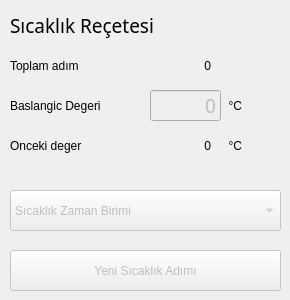
          <widget class="QWidget" name="page_0">
           <widget class="QPushButton" name="bNewTStep">
            <property name="enabled">
             <bool>false</bool>
            </property>
            <property name="geometry">
             <rect>
              <x>10</x>
              <y>250</y>
              <width>271</width>
              <height>41</height>
             </rect>
            </property>
            <property name="text">
             <string>Yeni Sıcaklık Adımı</string>
            </property>
           </widget>
           <widget class="QLabel" name="label_28">
            <property name="geometry">
             <rect>
              <x>10</x>
              <y>10</y>
              <width>211</width>
              <height>31</height>
             </rect>
            </property>
            <property name="font">
             <font>
              <family>Gill Sans MT</family>
              <pointsize>14</pointsize>
              <weight>9</weight>
              <italic>false</italic>
              <bold>false</bold>
             </font>
            </property>
            <property name="styleSheet">
             <string notr="true"/>
            </property>
            <property name="text">
             <string>Sıcaklık Reçetesi</string>
            </property>
           </widget>
           <widget class="QLabel" name="label_10">
            <property name="geometry">
             <rect>
              <x>10</x>
              <y>50</y>
              <width>151</width>
              <height>31</height>
             </rect>
            </property>
            <property name="text">
             <string>Toplam adım</string>
            </property>
           </widget>
           <widget class="QLabel" name="laTTotalStep">
            <property name="geometry">
             <rect>
              <x>170</x>
              <y>50</y>
              <width>41</width>
              <height>31</height>
             </rect>
            </property>
            <property name="text">
             <string>0</string>
            </property>
            <property name="alignment">
             <set>Qt::AlignRight|Qt::AlignTrailing|Qt::AlignVCenter</set>
            </property>
           </widget>
           <widget class="QLabel" name="label_73">
            <property name="geometry">
             <rect>
              <x>10</x>
              <y>90</y>
              <width>131</width>
              <height>31</height>
             </rect>
            </property>
            <property name="text">
             <string>Baslangic Degeri</string>
            </property>
           </widget>
           <widget class="QComboBox" name="cbTSelectSUnit">
            <property name="enabled">
             <bool>false</bool>
            </property>
            <property name="geometry">
             <rect>
              <x>10</x>
              <y>190</y>
              <width>271</width>
              <height>41</height>
             </rect>
            </property>
            <property name="currentText">
             <string>Sıcaklık Zaman Birimi</string>
            </property>
            <item>
             <property name="text">
              <string>Sıcaklık Zaman Birimi</string>
             </property>
            </item>
            <item>
             <property name="text">
              <string>Saniye</string>
             </property>
            </item>
            <item>
             <property name="text">
              <string>Dakika</string>
             </property>
            </item>
            <item>
             <property name="text">
              <string>Saat</string>
             </property>
            </item>
            <item>
             <property name="text">
              <string>Gün</string>
             </property>
            </item>
           </widget>
           <widget class="QLabel" name="label_58">
            <property name="geometry">
             <rect>
              <x>10</x>
              <y>130</y>
              <width>151</width>
              <height>31</height>
             </rect>
            </property>
            <property name="text">
             <string>Onceki deger</string>
            </property>
           </widget>
           <widget class="QLabel" name="laOldTValue">
            <property name="geometry">
             <rect>
              <x>170</x>
              <y>130</y>
              <width>41</width>
              <height>31</height>
             </rect>
            </property>
            <property name="text">
             <string>0</string>
            </property>
            <property name="alignment">
             <set>Qt::AlignRight|Qt::AlignTrailing|Qt::AlignVCenter</set>
            </property>
           </widget>
           <widget class="QLabel" name="label_127">
            <property name="geometry">
             <rect>
              <x>221</x>
              <y>90</y>
              <width>21</width>
              <height>31</height>
             </rect>
            </property>
            <property name="text">
             <string>°C</string>
            </property>
            <property name="alignment">
             <set>Qt::AlignRight|Qt::AlignTrailing|Qt::AlignVCenter</set>
            </property>
           </widget>
           <widget class="QLabel" name="label_128">
            <property name="geometry">
             <rect>
              <x>221</x>
              <y>130</y>
              <width>21</width>
              <height>31</height>
             </rect>
            </property>
            <property name="text">
             <string>°C</string>
            </property>
            <property name="alignment">
             <set>Qt::AlignRight|Qt::AlignTrailing|Qt::AlignVCenter</set>
            </property>
           </widget>
           <widget class="QLineEdit" name="leStartValue">
            <property name="enabled">
             <bool>false</bool>
            </property>
            <property name="geometry">
             <rect>
              <x>150</x>
              <y>90</y>
              <width>71</width>
              <height>31</height>
             </rect>
            </property>
            <property name="font">
             <font>
              <family>Gill Sans MT</family>
              <pointsize>14</pointsize>
              <weight>9</weight>
              <italic>false</italic>
              <bold>false</bold>
             </font>
            </property>
            <property name="text">
             <string>0</string>
            </property>
            <property name="alignment">
             <set>Qt::AlignRight|Qt::AlignTrailing|Qt::AlignVCenter</set>
            </property>
           </widget>
           <zorder>label_28</zorder>
           <zorder>label_10</zorder>
           <zorder>laTTotalStep</zorder>
           <zorder>label_73</zorder>
           <zorder>cbTSelectSUnit</zorder>
           <zorder>label_58</zorder>
           <zorder>laOldTValue</zorder>
           <zorder>label_127</zorder>
           <zorder>label_128</zorder>
           <zorder>bNewTStep</zorder>
           <zorder>leStartValue</zorder>
          </widget>
